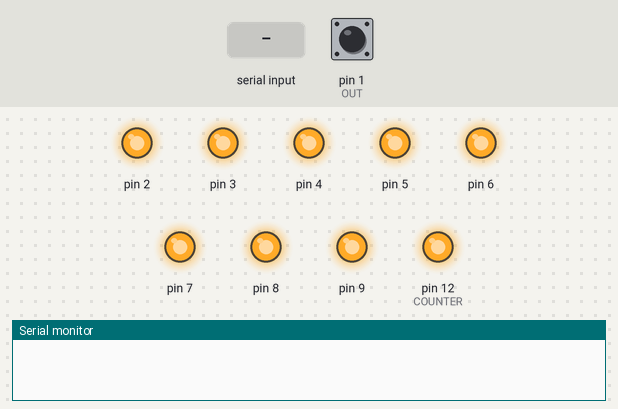
A sketch run on a simulated Arduino Mega 2560, built with avr-gcc and run on an emulated ATmega2560. Parts: output pins drawn as LEDs (lit = HIGH), the last lines printed to the serial monitor. The test bench sets the inputs (shaded band); at power-on: pin 1 (OUT) HIGH. Random numbers use the default seed unless the sketch sets one; pins used as bus, display or sensor lines are not drawn.

Above: at 1.2 s.
1.3 s: "START\n" received over Serial
At 2.6 s:
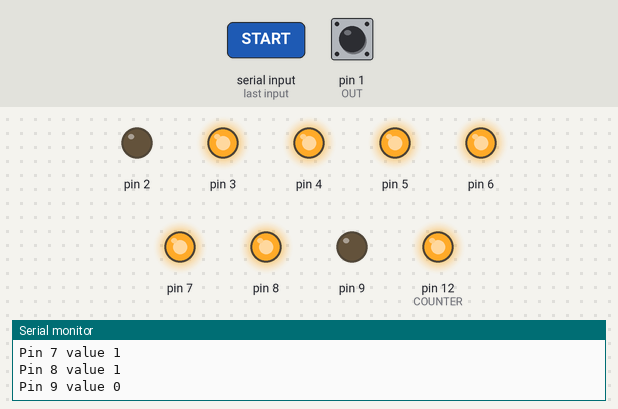
2.9 s: pin 1 (OUT) driven LOW
At 3.5 s:
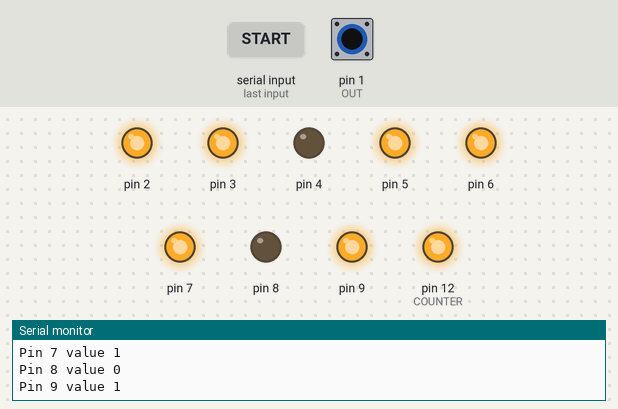
4.5 s: "START\n" received over Serial
At 5.5 s:
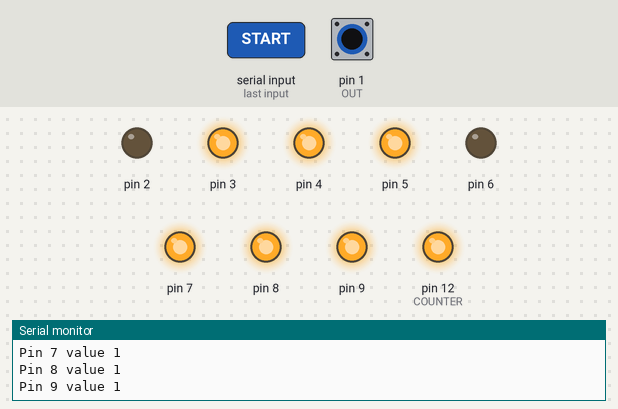
9.0 s: pin 1 (OUT) pulsed HIGH 2 times (0.12 s each, 0.3 s apart)
At 10.4 s:
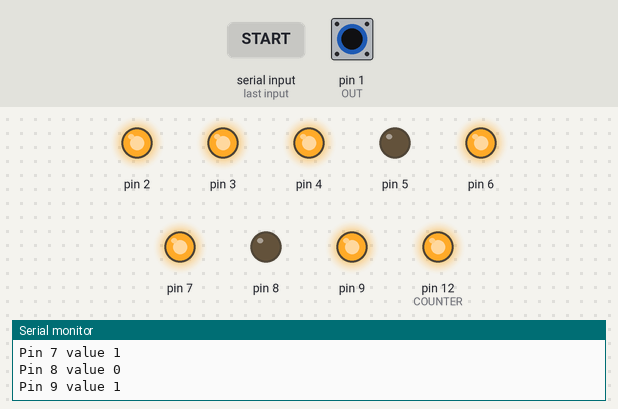
Timing chart, 0 to 12.0 s (numbered marks = the images above; inputs shaded):
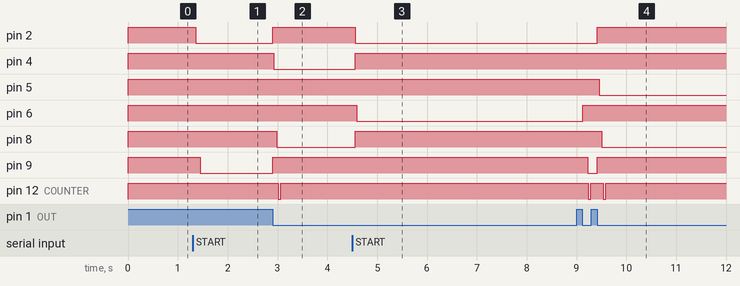

Measured:
- after the input at 1.3 s, pin 2: HIGH → LOW after 0.06 s; pin 9: HIGH → LOW after 0.14 s
- after the input at 2.9 s, pin 2, pin 9: LOW → HIGH at once; pin 4: HIGH → LOW at once; pin 8: HIGH → LOW after 0.09 s; pin 12 (COUNTER): HIGH → LOW after 0.12 s, → HIGH 0.05 s later
- after the input at 4.5 s, pin 2: HIGH → LOW after 0.06 s; pin 4, pin 8: LOW → HIGH after 0.06 s; pin 6: HIGH → LOW after 0.09 s
- after the input at 9.0 s, pin 2: LOW → HIGH after 0.42 s; pin 5: HIGH → LOW after 0.46 s; pin 6: LOW → HIGH after 0.12 s; pin 8: HIGH → LOW after 0.51 s; pin 9: HIGH → LOW after 0.22 s, → HIGH 0.20 s later

The sketch:

Batak_control.ino
```cpp
#include <TimerOne.h>
#include <PinChangeInterrupt.h>
#include <PinChangeInterruptBoards.h>
#include <PinChangeInterruptPins.h>
#include <PinChangeInterruptSettings.h>

#if 1
#define DEVMODE
#endif

#define X0 2
#define X1 3
#define X2 4
#define X3 5

#define Y0 6
#define Y1 7
#define Y2 8
#define Y3 9

#define RESET 11
#define COUNTER 12
#define PULSE 50

#define OUT	1

String inputString = "";


int counter = 0;
int timer_counter = 0;

static boolean serialEventFlag = false;
static boolean isButtonPushed = false;
static boolean isGameStarted = false;
static boolean isGameOver = false;

static int start = 0;
static int stop = 0;

static uint8_t prevX = 0;
static uint8_t prevY = 0;

static int statX[4] = { 0,0,0,0 };
static int statY[4] = { 0,0,0,0 };

static int x_high = 0;

uint8_t x;
uint8_t y;

//interrupt handler
void btn_pushed(){
	//digitalWrite(x_high, HIGH); // disable address
	isButtonPushed = true;
}

//timer interrupt handler
void timer_handler() {
	timer_counter++;
	if (timer_counter == 6) {
		isGameOver = true;
		timer_counter = 0;
		//Timer1.stop();
	}
	else{isGameOver = false;}
}

void setup()
{
	Serial.begin(9600);

	for (int i = 2; i < 10; i++)
	{pinMode(i, OUTPUT);
	digitalWrite(i, HIGH);
	}

	pinMode(OUT, INPUT);
	pinMode(RESET, OUTPUT);
	digitalWrite(RESET, HIGH); //Default
	pinMode(COUNTER, OUTPUT);

	digitalWrite(COUNTER, HIGH);
	delay(PULSE);
	digitalWrite(RESET, LOW);


	attachPCINT(digitalPinToPCINT(OUT), btn_pushed, FALLING);

	Timer1.initialize();
	Timer1.setPeriod(5000000);//interrupt every 5 seconds
	Timer1.attachInterrupt(timer_handler);

	inputString.reserve(200);
	randomSeed(analogRead(5));

}

void zeroOut() {
	for (int i = 2; i < 10; i++)
	{
		pinMode(i, OUTPUT);
		digitalWrite(i, HIGH);
	}

}

uint8_t generateRandomX() {
	int i = random(4);
	switch (i) {
	case 0: //b0001

    //x_high = X0;
		return B0001;
	case 1: //b0010
	 // x_high = X1;
		return B0010;
	case 2://b0100
    //x_high = X2;
		return B0100;
	case 3://b1000
	  //x_high = X3;
		return B1000;
	default:
		return 0;
	}
}

uint8_t generateRandomY() {
	int i = random(4);
	switch (i) {
	case 0: //b0001

		return B0001;
	case 1: //b0010

		return B0010;
	case 2://b0100

		return B0100;
	case 3://b1000

		return B1000;
	default:
		return 0;
	}
}

void setRandomAddress() {


	prevX = x;
	prevY = y;

	for (int i = 2; i < 10; i++) {

		digitalWrite(i, HIGH);


	}

	x = generateRandomX();
	y = generateRandomY();

	while ((prevX == x) && (prevY == y)) {
		 x = generateRandomX();
		 y = generateRandomY();

	}

	Serial.print("X : ");
	Serial.println(x, BIN);
	Serial.print(" y: ");
	Serial.println(y, BIN);
	uint8_t address;

	address = y;
	address = address << 4;
	address = address | x;
#ifdef DEVMODE
	Serial.print("Address: ");
	Serial.println( address,BIN);
 #endif
	zeroOut();
	for (int i = 2; i < 10; i++) {
		uint16_t temp = (~((address >> (i - 2)) & B00000001))&B00000001;
		digitalWrite(i,temp);
   #ifdef DEVMODE
		Serial.print("Pin " + (String)i + " value ");
		Serial.println(temp, BIN);
    #endif

	}

}


void loop()
{


	if (isGameStarted) {

		if (isButtonPushed) {
			counter++;
      #ifdef DEVMODE
      Serial.println("Actual pin" + (String)(x_high)+ " value: "+ (String)(digitalRead(x_high)));
      #endif
			setRandomAddress();
			isButtonPushed = false;
			//pulse for counter
     digitalWrite(COUNTER,LOW);
     delay(PULSE);
     digitalWrite(COUNTER,HIGH);
		}

		if (isGameOver) {
			//process things, display result.
     #ifdef DEVMODE
			Serial.println("Game ended with " +(String) counter + " points");
     #endif
			stop = millis();
      #ifdef DEVMODE
			Serial.println("Seconds elapsed: " + (String)((stop - start)/1000));
      #endif


			counter = 0;
			timer_counter = 0;
			isGameStarted = false;
			isGameOver = false;

		}


	}

#ifdef DEVMODE
	if (serialEventFlag) {

		if (inputString.substring(0, 1) == "X") {
			Serial.println((isGameStarted) ? "Game started" : "Game Stopped");
			Serial.println((isButtonPushed) ? "Button pushed" : " Button not pushed");

		}
		else if ((inputString.substring(0, 5) == "START")) {
			//elindítjuk a játékot
			isGameStarted = true;
      //nullázzuk a számlálót
       digitalWrite(RESET,HIGH);
	   digitalWrite(PULSE, LOW);
       delay(PULSE);
       digitalWrite(RESET,LOW);
			Serial.println("Started");
			timer_counter = 0;
			counter = 0;
			Timer1.restart();
			start = millis();
			setRandomAddress();


		}


		else {
			Serial.println("unknown");
		}

		serialEventFlag = false;
		inputString = "";

	}
#endif
}

#ifdef DEVMODE
void serialEvent() {
		int i = 0;
		while (Serial.available()) {

			char inChar = (char)Serial.read();
			// add it to the inputString:
			inputString += inChar;

			// if the incoming character is a newline, set a flag
			// so the main loop can do something about it:
			if (inChar == '\n') {

				serialEventFlag = true;
			}
			i++;
		}

	}
 #endif
```
